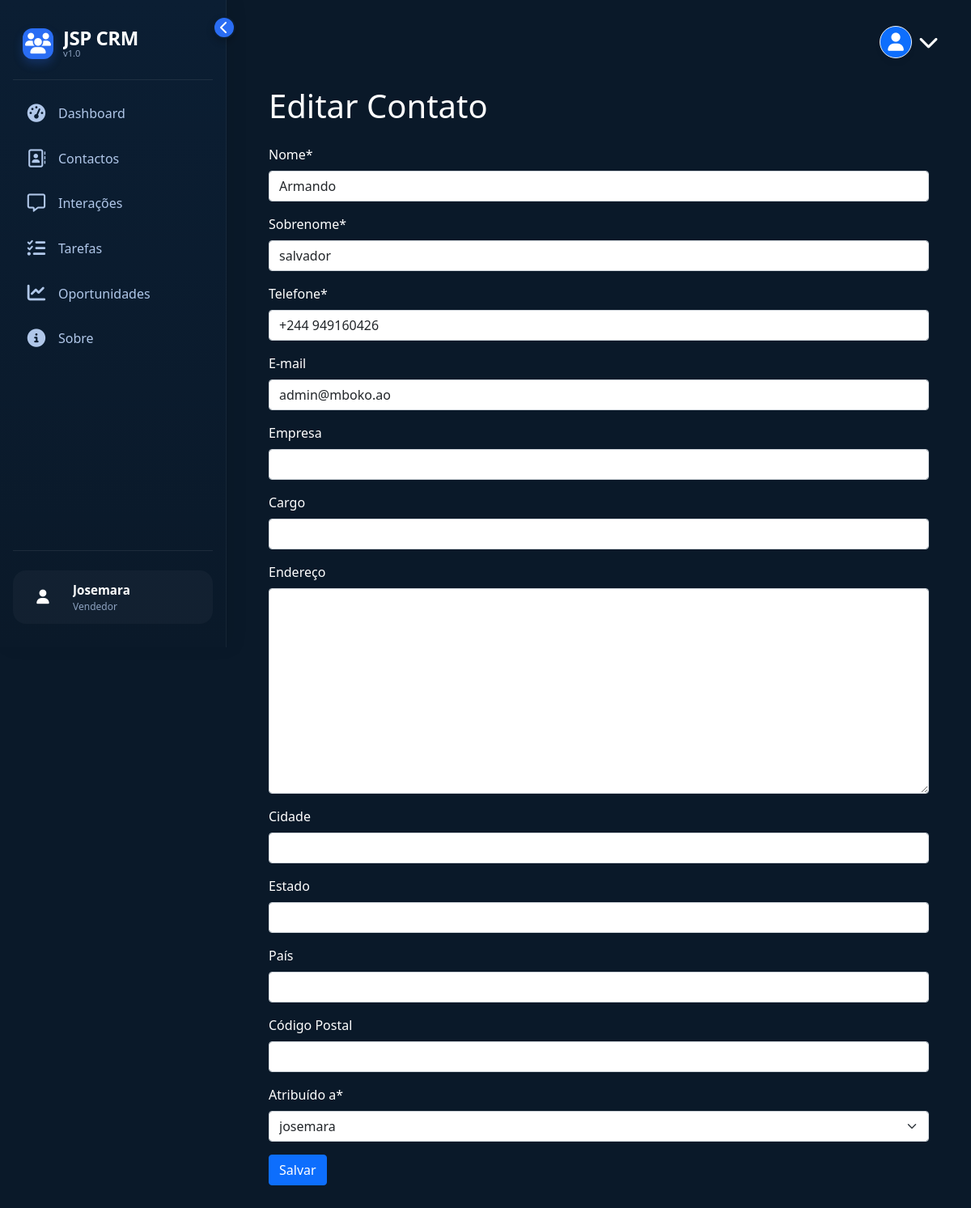
Before: /pt/contacts/update/20/ (signed in) with the older database file.
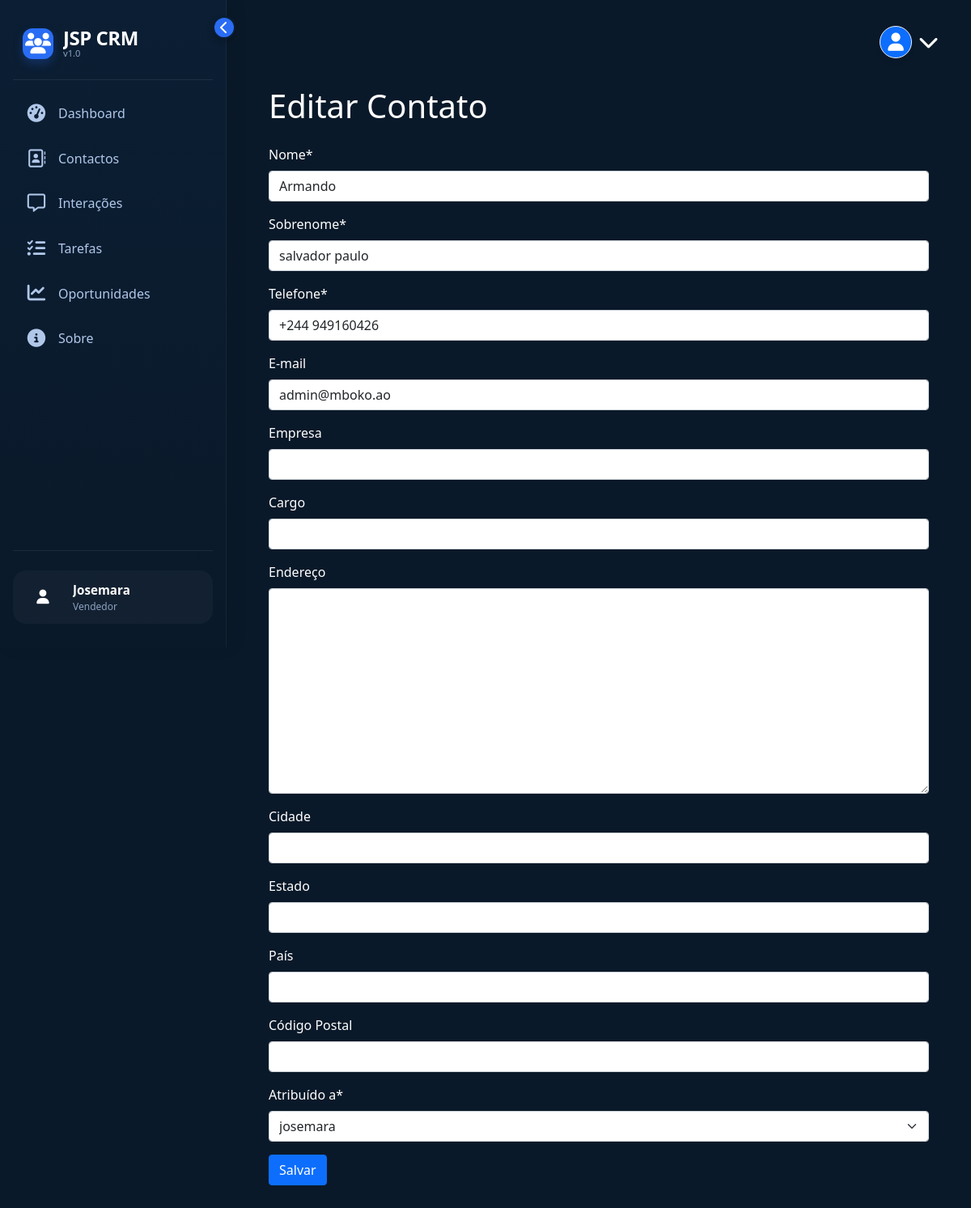
After: the same page with the newer database file.
### contacts/models.py (models this page shows, shortened)
class Contact(models.Model):
    name = models.CharField(max_length=100, verbose_name="Nome", validators=[])
    surname = models.CharField(max_length=100, verbose_name="Sobrenome")
    phone = models.CharField(max_length=20, verbose_name="Telefone")
    email = models.EmailField(
        max_length=100, null=True, blank=True, verbose_name="E-mail"
    )
    company = models.CharField(
        max_length=100, null=True, blank=True, verbose_name="Empresa"
    )
    job_title = models.CharField(
        max_length=100, null=True, blank=True, verbose_name="Cargo"
    )
    address = models.TextField(null=True, blank=True, verbose_name="Endereço")
    city = models.CharField(
        max_length=100, null=True, blank=True, verbose_name="Cidade"
    )
    state = models.CharField(
        max_length=100, null=True, blank=True, verbose_name="Estado"
    )
    country = models.CharField(
        max_length=100, null=True, blank=True, verbose_name="País"
    )
    postal_code = models.CharField(
        max_length=100, null=True, blank=True, verbose_name="Código Postal"
    )
    assigned_to = models.ForeignKey(
        User,
        on_delete=models.DO_NOTHING,
        related_name="assigned_contacts",
        verbose_name="Atribuído a",
    )
    created_by = models.ForeignKey(
        User,
        on_delete=models.DO_NOTHING,
        related_name="created_contacts",
        verbose_name="Criado por",
    )
    created_at = models.DateTimeField(auto_now_add=True, verbose_name="Criado em")
    updated_at = models.DateTimeField(auto_now=True, verbose_name="Atualizado em")
    class Meta:
        verbose_name = "Contato"
        verbose_name_plural = "Contatos"
        ordering = ["name"]  # Adicionado para ordenar por nome

### contacts/views.py (the view, shortened to what this page needs)
# urls.py: path("update/<int:id>/", views.update_contact, name="update"),
@has_permission_decorator("update_contact")
@login_required()
def update_contact(requests, id):
    contact = get_object_or_404(Contact, id=id)
    return render(
        requests,
        "update_contact.html",
        {
            "form": ContactForm(instance=contact),
            "contact": contact,
        },
    )

### contacts/form.py
class ContactForm(forms.ModelForm):
    class Meta:
        model = Contact
        fields = "__all__"
        exclude = ["created_by"]
    def __init__(self, *args, **kwargs):
        super().__init__(*args, **kwargs)
        for field in self.fields.values():
            field.widget.attrs.update({"class": "form-control"})
            if field.label != _("Atribuído a"):
                field.validators.append(
                    validate_no_emoji,
                )

### contacts/templates/update_contact.html (shortened to what this page needs)
{% extends 'base.html' %}
{% load static %}
{% load crispy_forms_tags %}
{% block content %}
    <div class="container mt-4 text-white">
        <h1 class="mb-4">Editar Contato</h1>
        <form method="post">
            {{ form|crispy }}
            <button type="submit" class="btn btn-primary">Salvar</button>
        </form>
    </div>
{% endblock content %}

Changed rows visible on the page:
changed Contact "Armando": surname "salvador" → "salvador paulo"
